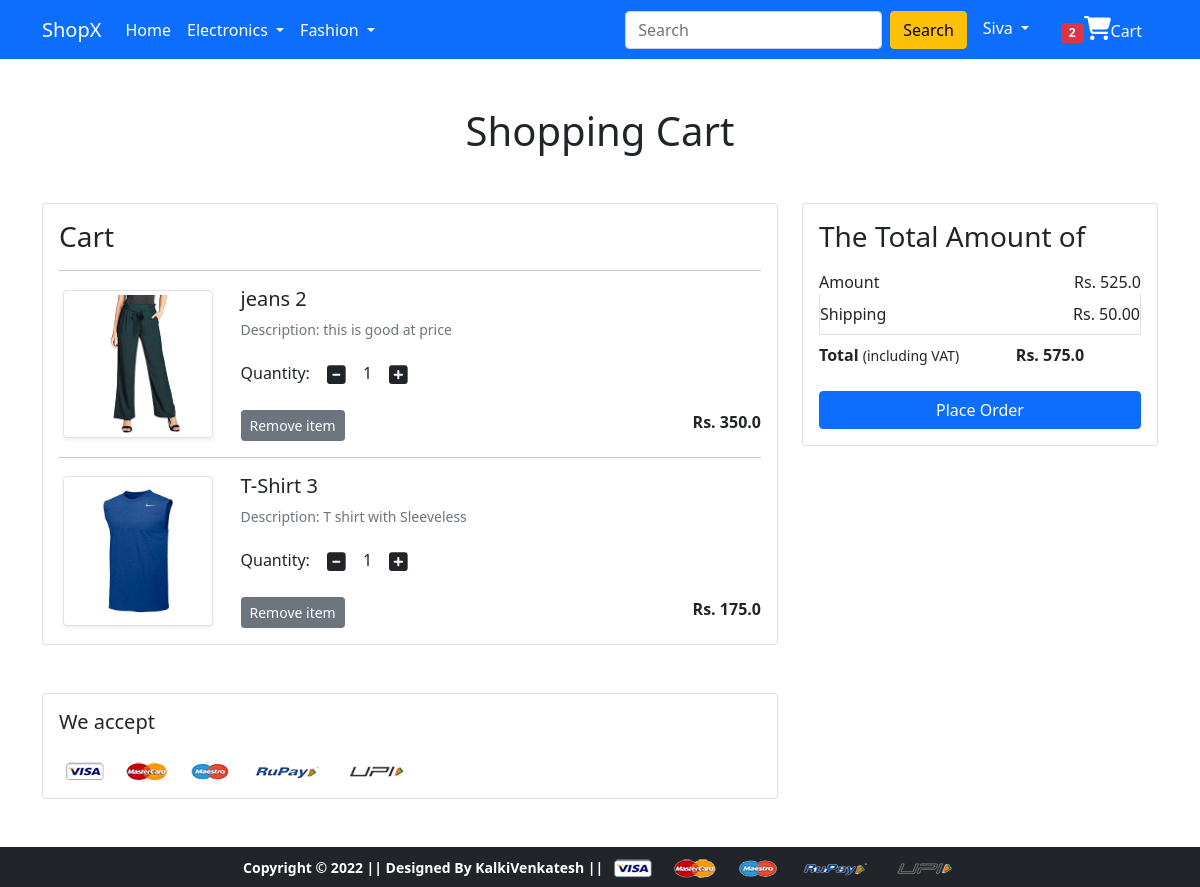
The app's page /cart/ (signed in) with its own data.
### app/models.py (models this page shows, shortened)
class Cart(models.Model):
    user = models.ForeignKey(User, on_delete=models.CASCADE)
    product = models.ForeignKey(Product, on_delete=models.CASCADE)
    quantity = models.PositiveIntegerField(default=1)

class Product(models.Model):
    title = models.CharField( max_length=100)
    selling_price = models.FloatField()
    discounted_price = models.FloatField()
    description = models.TextField()
    brand = models.CharField(max_length=50)
    category = models.CharField(choices=CATEGORY_CHOICES, max_length=50)
    product_image = models.ImageField(upload_to='productimg')

### app/views.py (the view)
# urls.py: path('cart/', views.show_cart, name='showcart'),
@login_required
def show_cart(request):
    totalitem = 0
    if request.user.is_authenticated:
        totalitem = len(Cart.objects.filter(user=request.user))
        user = request.user
        cart = Cart.objects.filter(user=user)
        amount = 0.0
        shipping_amount = 50.0
        total_aamount = 0.0
        cart_product = [p for p in Cart.objects.all() if p.user == user]
        if cart_product:
            for p in cart_product:
                tempamount = (p.quantity * p.product.discounted_price )
                amount += tempamount
                totalamount = amount + shipping_amount
            return render(request, 'app/addtocart.html', {'carts':cart, 'totalamount':totalamount, 'amount':amount, 'totalitem':totalitem})
        else:
            return render(request, 'app/emptycart.html')

### app/templates/app/addtocart.html (shortened to what this page needs)
 {% extends 'app/base.html' %}
{% load static %}
{% block main-content %}
<div class="container my-5">
 <div class="row">
  <h1 class="text-center mb-5">Shopping Cart</h1>
  <div class="col-sm-8">
  <div class="card">
   <div class="card-body">
    <h3>Cart</h3>
    {% for cart in carts %}
     <hr>
    <div class="row">
     <div class="col-sm-3 text-center align-self-center"><img src="{{cart.product.product_image.url}}" alt="" srcset="" class="img-fluid img-thumbnail shadow-sm" height="150" width="150"> </div>
     <div class="col-sm-9">
      <div>
       <h5>{{cart.product.title}}</h5>
       <p class="mb-2 text-muted small">Description: {{cart.product.description}} </p>
       <div class="my-3">
        <label for="quantity">Quantity:</label>
        <a class="minus-cart btn" pid="{{cart.product.id}}"><i class="fas fa-minus-square fa-lg"></i></a>
          <span id="quantity">{{cart.quantity}}</span>
        <a class="plus-cart btn" pid="{{cart.product.id}}"><i class="fas fa-plus-square fa-lg"></i></a>
       </div>
       <div class="d-flex justify-content-between">
        <a href="#" class="btn btn-sm btn-secondary mr-3 remove-cart" pid="{{cart.product.id}}">Remove item </a>
        <p class="mb-0"><span><strong>Rs. {{cart.product.discounted_price}} </strong></span></p>
       </div>
      </div>
     </div>
    </div>
    {% endfor %}
    </div>
   </div>
  </div>
  <div class="col-sm-4">
   <div class="card">
    <div class="card-body">
      <h3>The Total Amount of</h3>
      <ul class="list-group">
       <li class="list-group-item d-flex justify-content-between align-items-center border-0 px-0 pb-0">Amount<span>Rs. <span id="amount">{{amount}}</span></span></li>
       <li class="list-group-item d-flex justify-content-between align-items-center px-0">Shipping<span>Rs. 50.00</span></li>
       <li class="list-group-item d-flex justify-content-between align-items-center border-0 px-0 mb-3">
        <div>
           <strong>Total</strong> <small>(including VAT)</small>
         </div>
         <span><strong>Rs. <strong id="totalamount">{{totalamount}}</strong></span>
       </li>
      </ul>
      <div class="d-grid"><a href="{% url 'checkout' %}" class="btn btn-primary">Place Order</a></div>
    </div>
   </div>
  </div>
 </div>
</div>
<div class="container">
 <div class="row">
  <div class="col-sm-8">
   <div class="card">
    <div class="card-body">
      <h5 class="mb-4">We accept</h5>
      <img src="{% static 'app/images/payment.png' %}" alt="" class="img-fluid">
    </div>
  </div>
  </div>
 </div>
</div>
{% endblock main-content %}

### app/templates/app/base.html (shortened to what this page needs)
<!doctype html>
{% load static %}
<html lang="en">
  <head>
    <link href="https://cdn.jsdelivr.net/npm/bootstrap@5.0.0-beta1/dist/css/bootstrap.min.css" rel="stylesheet">
    <link rel="stylesheet" href="{% static 'app/css/owl.carousel.min.css' %}">
    <link rel="stylesheet" href="{% static 'app/css/all.min.css' %}">
    <link rel="stylesheet" href="{% static 'app/css/style.css' %}">
  </head>
  <body>
    <nav class="navbar navbar-expand-lg navbar-dark bg-primary">
     <div class="container">
       <a class="navbar-brand" href="/">ShopX</a>
       <div class="collapse navbar-collapse" id="navbarSupportedContent">
         <ul class="navbar-nav me-auto mb-2 mb-lg-0">
           <li class="nav-item">
             <a class="nav-link active" aria-current="page" href="/">Home</a>
           </li>
           <li class="nav-item dropdown">
             <a class="nav-link dropdown-toggle text-white" href="#" id="electronicsDropdown" role="button" data-bs-toggle="dropdown" aria-expanded="false">
               Electronics
             </a>
           </li>
           <li class="nav-item dropdown">
             <a class="nav-link dropdown-toggle text-white" href="#" id="fashionDropdown" role="button" data-bs-toggle="dropdown" aria-expanded="false">
               Fashion
             </a>
           </li>
         </ul>
         <form class="d-flex">
           <input class="form-control me-2" type="search" placeholder="Search" aria-label="Search">
           <button class="btn btn-warning" type="submit">Search</button>
         </form>
         <div>
          <ul class="navbar-nav me-auto mb-2 mb-lg-0">
            {% if request.user.is_authenticated %}
            <li class="nav-item dropdown mx-2">
              <a class="nav-link dropdown-toggle text-white" href="#" id="profileDropdown" role="button" data-bs-toggle="dropdown" aria-expanded="false">
               {{request.user.username|capfirst}}
              </a>
            </li>
            <li class="nav-item mx-2">
             <a href="{% url 'showcart' %}" class="nav-link text-white"><span class="badge bg-danger">{{totalitem}}</span><i style='font-size:24px' class='fas'>&#xf07a;</i>Cart</a>
            </li>
            {% endif %}
          </ul>
         </div>
       </div>
     </div>
    </nav>
    {% block main-content %} {% endblock main-content %}
    <footer class="container-fluid bg-dark text-center p-2 mt-5">
        <small class="text-white">Copyright &copy; 2022 || Designed By KalkiVenkatesh || </small>
        <img src="{% static 'app/images/payment.png' %}" alt="" srcset="" class="img-fluid" height="2px">
    </footer>
  </body>
</html>

### records on screen
Cart: product.product_image (picture), product "jeans 2", product.description "this is good at price", quantity "1", product.discounted_price "350.0"
Cart: product.product_image (picture), product "T-Shirt 3", product.description "T shirt with Sleeveless", quantity "1", product.discounted_price "175.0"

### other values on screen
{{ request.user.username|capfirst }} "Siva"
{{ totalitem }} "2"
{{ amount }} "525.0"
{{ totalamount }} "575.0"
